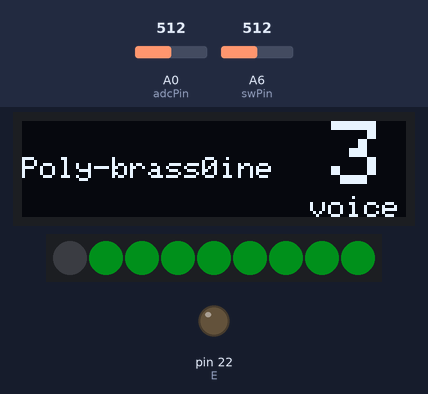
Bench run of a sketch on a simulated Arduino Leonardo, built for the host (arithmetic inside an expression is 32-bit, double 64-bit). Parts: 128×32 one-colour display, 9 RGB LEDs in strip order, left to right, output pins drawn as LEDs (lit = HIGH). The test bench sets the inputs (shaded band); at power-on: A0 (adcPin) = 512, A6 (swPin) = 512 (analog values on the 0–1023 scale). Dim RGB values are drawn brighter than linear; pins used as bus, display or sensor lines are not drawn.

Above: at 7.94 s.
8.4 s: A0 (adcPin) set to 716
At 9.01 s:
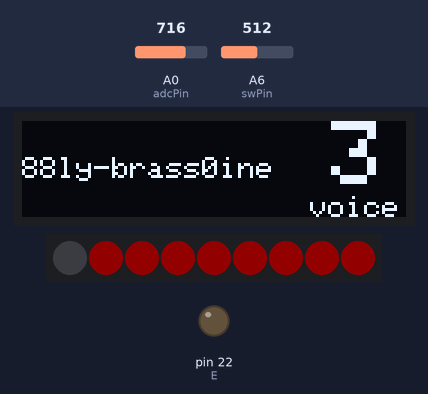
10.0 s: A0 (adcPin) set to 900
At 10.8 s:
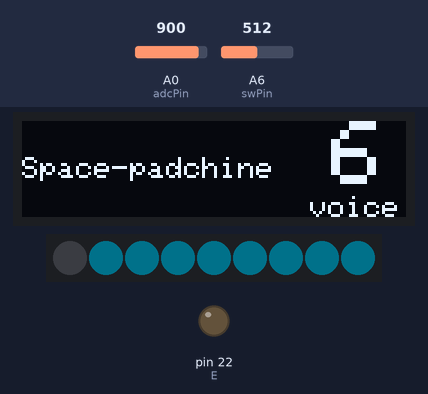
11.7 s: A0 (adcPin) set to 1010
At 12.35 s:
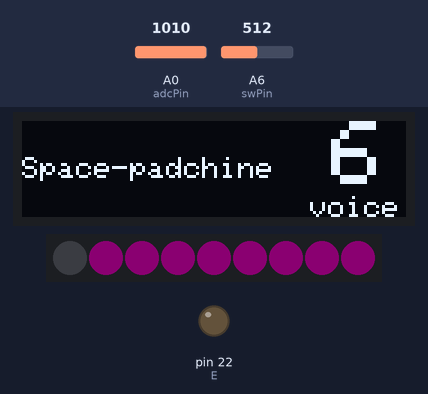
13.4 s: A0 (adcPin) set to 306
At 14.14 s:
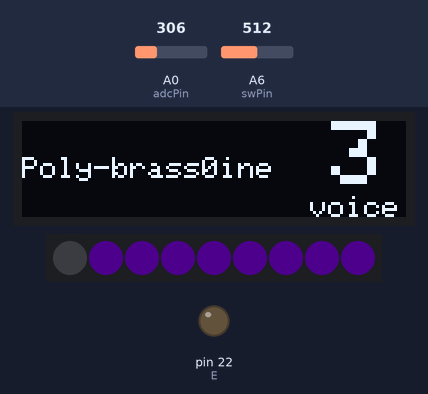
15.1 s: A0 (adcPin) set to 75
At 15.93 s:
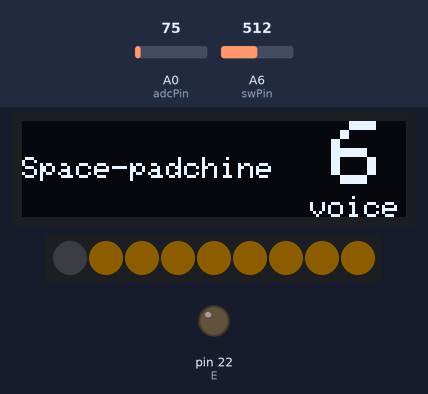
16.8 s: A6 (swPin) set to 1010
At 18.0 s:
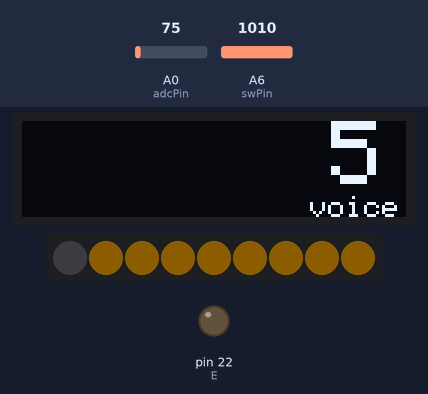

Measured:
- after the input at 8.4 s, the display: first changes at once (image 1 shows a later state)
- after the input at 10.0 s, the display: first changes at once (image 2 shows a later state)
- after the input at 11.7 s, the display: first changes at once (image 3 shows a later state)
- after the input at 13.4 s, the display: first changes after 0.05 s (image 4 shows a later state)
- after the input at 15.1 s, the display: first changes after 0.07 s (image 5 shows a later state)

The sketch:

MiniSynthController.ino
```cpp
/**
 * MiniSynthConbtroller
 * using SoundCoreKnobs
 *
 *  by Ronald Leenes, romix@macuser.nl
 *  version 0.1, 29 May 2022
 *
 *
 *  It handles USB midi in, reads 8 pots and can display messages on a 128x32 oled screen. Each pot has a neopixel, finally there is a NeoPixel that
 *  can be used as a status display or whatever.
 *
 *  The SAMD21 code requires slightly modified Adafruit SAMD QT PY configuration files.
 *    In your Arduino15/packages/adafruit/hardware/samd/1.7.3/variants/qtpy_m0 change the following files:
 *      variant.cpp
 *        after the definition of the USB Pins add these two lines:
           { PORTA, 14, PIO_DIGITAL, PIN_ATTR_DIGITAL, No_ADC_Channel, NOT_ON_PWM, NOT_ON_TIMER, EXTERNAL_INT_NONE }, // D22 Neopix
           { PORTA, 27, PIO_DIGITAL, PIN_ATTR_DIGITAL, No_ADC_Channel, NOT_ON_PWM, NOT_ON_TIMER, EXTERNAL_INT_NONE }, // E
 *
 *      in variant.h
 *        change the pin def to
 *        // Number of pins defined in PinDescription array
            #define PINS_COUNT           (23u)
            #define NUM_DIGITAL_PINS     (23u)
         in // LEDS
          add
            #define PIN_NEOIXEL2     (22u)

          The modded files are in this github repository

          To put the SAMD21 in programming mode, connect to the board using a usb cable in the keyboard/host port and press the reset button above the
          Neopixel twice. The NeoPixel will light up green if it is in programming mode.(it turns red if something is not ok).
          The board registers as cu.usbmodem14401 on my machine.

          In Music operation, connect an OTG cable to the keyboard port, plug in a MIDI keyboard in this cable and connect usb power to the power in port.

 *
 * TODO:
 *        allow for a flexible pot to midi CC code mapping
 *        clean up code
 *        fix MIDI keyboard recognition

 */

#include <Arduino.h>
#include <SPI.h>
#include <Wire.h>
#include <Adafruit_GFX.h>
#include <Adafruit_SSD1306.h>

#include "MIDIUSB.h"


/*
 *     inline void sendProgramChange(DataByte inProgramNumber,
                                  Channel inChannel);

    inline void sendControlChange(DataByte inControlNumber,
                                  DataByte inControlValue,
                                  Channel inChannel);
 */


#include "config.h"


   // setup Adafruit Neopixel and Oled display lib on QT Py board M0
#include <Adafruit_NeoPixel.h>
#define NEOPIXEL      11

Adafruit_NeoPixel  pxl(9, NEOPIXEL, NEO_GRB + NEO_KHZ800);
#define SCREEN_WIDTH 128 // OLED display width, in pixels
#define SCREEN_HEIGHT 32 // OLED display height, in pixels
#define OLED_RESET     -1 // Reset pin # (or -1 if sharing Arduino reset pin)
#define SCREEN_ADDRESS 0x3C ///< See datasheet for Address; 0x3D for 128x64, 0x3C for 128x32
Adafruit_SSD1306 display(SCREEN_WIDTH, SCREEN_HEIGHT, &Wire, OLED_RESET);
#include "splash.h"


 uint32_t PollPot = 0;

const unsigned int NeoPeriod = 200;


#if DEBUG == 1
#define debug(x) Serial1.print(x)
#define debugln(x) Serial1.println(x)
#define debugh(x,y) Serial1.println(x,y)
#else
#define debug(x)
#define debugln(x)
#define debugh(x,y)
#endif
/*
 * DEFINITIONS AND VARIABLES
 */

// Button debounce
int buttonState = 1;             // the current reading from the input pin
int lastButtonState = 1;   // the previous reading from the input pin

// the following variables are unsigned longs because the time, measured in
// milliseconds, will quickly become a bigger number than can be stored in an int.
unsigned long lastDebounceTime = 0;  // the last time the output pin was toggled
unsigned long debounceDelay = 50;    // the debounce time; increase if the output flickers

// button debounce


  int roundrobbin = 0;
    static int curChan = 0;  //which pot is in focus?

 int tm;
 int pot = 0;
 int currentPotVal;
 int pixelOff = 0;
 boolean updated = 0;   //do we have an updated potval?
int pauze = 50;
 bool ledOn = true;
 bool MIDIon = false;
 int removeTime;    // timer for programname removal

// display
//uint8_t dispAttack, dispDecay, dispSustain, dispRelease =0;
#define MIDICONTROLMAXVAL 127
#define DISP_HEIGHT 32
#define DISP_WIDTH  88 // 128- 40
#define DISP_ADSR_HEIGHT_OFFSET 10     // height offset for ADSR graph, to account for menu name
#define DISP_ADSR_WIDTH_OFFSET  40    // width offset for ADSR graph to account for left hand status

//------------- MIDI ---------------


 /*
  * Mux stuff for the pots
  */


 uint8_t PotVal[8] =    {0,0,0,0,0,0,0,0};
uint8_t SwitchVal[8] =  {0,0,0,0,0,0,0,0};


// Things to do at bootup
void setup() {

   delay(200);

  // SSD1306_SWITCHCAPVCC = generate display voltage from 3.3V internally
  if(!display.begin(SSD1306_SWITCHCAPVCC, SCREEN_ADDRESS)) {
    Serial.println(F("SSD1306 allocation failed"));
    for(;;); // Don't proceed, loop forever
  }
 delay(pauze);

 display.clearDisplay();
display.drawBitmap(0, 0, splash1_data, splash1_width, splash1_height, 1);
display.display();
 delay(2000);
display.clearDisplay();
display.display();
  displayLine2("SoundCoreControl v1");

      delay(2000);
      display.clearDisplay();

      displayLine2("Init: Neo");
  initNeo();

      delay(pauze);
      displayLine2("Init: Mux");
   MuxSetup();

      delay(pauze);
      displayLine2("Init: Pots");
  populatePotVals();

      delay(pauze);
      displayLine2("Init: MIDI");
    //  usb_midi.setStringDescriptor("SoundCore Control");
   // Initialize MIDI, and listen to all MIDI channels
  // This will also call usb_midi's begin()
      noteOn(0, 48, 64);   // Channel 0, middle C, normal velocity
       delay(500);
      noteOff(0, 48, 64);  // Channel 0, middle C, normal velocity

  delay(2000);
      delay(pauze);
      displayLine2("Here we go.");
      display.display();
      delay(pauze);

  display.clearDisplay();
  displayProgram("0");
  //drawADSR();

}


void loop()
{

         MuxArm(curChan);
         HandlePot(curChan);
         HandleSwitch(curChan);
         curChan++;
         if (curChan == 8) curChan = 0;

}
```

Display.ino
```cpp
/*
 * DISPLAY functions
*/

void displayLine2(String msg){
  display.setTextSize(1);             // Normal 1:1 pixel scale
  display.setTextColor(SSD1306_WHITE, SSD1306_BLACK);        // Draw white text
  display.setCursor(0,12);             // Start at top-left corner
  display.println(msg);
  display.display();
}

void displayLine3(String msg){
  display.setTextSize(1);             // Normal 1:1 pixel scale
  display.setTextColor(SSD1306_WHITE, SSD1306_BLACK);        // Draw white text
  display.setCursor(0,22);             // Start at top-left corner
  display.println(msg);
  display.display();
}

void displayStatus(String msg){
  display.setTextSize(1);             // Normal 1:1 pixel scale
  display.setTextColor(SSD1306_WHITE, SSD1306_BLACK);        // Draw white text
  display.setCursor(0,22);             // Start at top-left corner
 // display.print(msg);
  display.display();
}

void displayProgram(String prgm){
  display.setTextSize(3);             // Normal 1:1 pixel scale
  display.setTextColor(SSD1306_WHITE, SSD1306_BLACK);        // Draw white text
  display.setCursor(103,0);             // Start at top-left corner
  display.print(prgm);
  display.setTextSize(1);             // Normal 1:1 pixel scale
  display.setCursor(96,25);             // Start at top-left corner
  display.print("voice");

  display.display();

}


// Draw the ADSR graph on screen
void drawADSR() {
  uint8_t dispAttack = map(PotVal[2], 0, MIDICONTROLMAXVAL, 0, 32);
  uint8_t dispDecay = map(PotVal[3], 0, MIDICONTROLMAXVAL, 0, 32);
  uint8_t dispSustain = map(PotVal[4], 0, MIDICONTROLMAXVAL, 0, 22);
  uint8_t dispRelease = map(PotVal[5], 0, MIDICONTROLMAXVAL, 0, 20);;
  // start by clearing the display space for the adsr
  display.fillRect(DISP_ADSR_WIDTH_OFFSET, 0, 88, 32, BLACK);
  // draw Attack line
  display.drawLine(0 + DISP_ADSR_WIDTH_OFFSET, SCREEN_HEIGHT,
                      dispAttack + DISP_ADSR_WIDTH_OFFSET, DISP_ADSR_HEIGHT_OFFSET, WHITE);
  // draw Decay line
  display.drawLine(DISP_ADSR_WIDTH_OFFSET + dispAttack, DISP_ADSR_HEIGHT_OFFSET,
                      dispAttack + dispDecay + DISP_ADSR_WIDTH_OFFSET, DISP_ADSR_HEIGHT_OFFSET + (21 - dispSustain), WHITE);
  // draw Sustain line
  display.drawLine(DISP_ADSR_WIDTH_OFFSET + dispAttack + dispDecay, DISP_ADSR_HEIGHT_OFFSET + (21 - dispSustain),
                      DISP_ADSR_WIDTH_OFFSET + dispAttack + dispDecay + dispRelease, DISP_ADSR_HEIGHT_OFFSET + (21 - dispSustain), WHITE);
  // draw Release line
  display.drawLine(DISP_ADSR_WIDTH_OFFSET + dispAttack + dispDecay + dispRelease, DISP_ADSR_HEIGHT_OFFSET + (21 - dispSustain),
                      SCREEN_WIDTH, SCREEN_HEIGHT , WHITE);
  display.display();
}
```

MIDI.ino
```cpp
// from MIDIUSB example


void noteOn(byte channel, byte pitch, byte velocity) {
  midiEventPacket_t noteOn = {0x09, 0x90 | channel, pitch, velocity};
  MidiUSB.sendMIDI(noteOn);
  MidiUSB.flush();

}

void noteOff(byte channel, byte pitch, byte velocity) {
  midiEventPacket_t noteOff = {0x08, 0x80 | channel, pitch, velocity};
  MidiUSB.sendMIDI(noteOff);
  MidiUSB.flush();

}

void controlChange(byte channel, byte control, byte value) {
  midiEventPacket_t event = {0x0B, 0xB0 | channel, control, value};
  MidiUSB.sendMIDI(event);
  MidiUSB.flush();

}


void programChange(byte channel, byte program) {
    midiEventPacket_t event = {0x0C, 0xC0 | channel, program};
  MidiUSB.sendMIDI(event);
  MidiUSB.flush();
}
```

NEO.ino
```cpp
/*
 * Neopixel functions, taken from the Adafruit Neopixel library
 *
 *
 * Midi notes range from A0 - 21 to C8 - 108 (on an 88 key piano keyboard)
 *  to map those on the 255 range, we can do the following
 *
 *  smaller keyboard range from C2 - 36 to B5 - 83
 *  Wheelpos = note * 3 - 21. This covers almost the entire range, In practice
 *
 */


 void initNeo(){
  pxl.begin();
  pxl.setBrightness(20);
  pxl.clear();
    pxl.setPixelColor(0, pxl.Color(10, 10, 10));
  pxl.show();
 }


// Input a value 0 to 255 to get a color value.
// The colours are a transition r - g - b - back to r.
uint32_t Wheel(byte Note) {
  byte WheelPos = 0;
  WheelPos = 255 - (Note * 3 - 21);
  if (WheelPos < 0) WheelPos = 0;
  if(WheelPos < 85) {
    return pxl.Color(255 - WheelPos * 3, 0, WheelPos * 3);
  }
  if(WheelPos < 170) {
    WheelPos -= 85;
    return pxl.Color(0, WheelPos * 3, 255 - WheelPos * 3);
  }
  WheelPos -= 170;
  return pxl.Color(WheelPos * 3, 255 - WheelPos * 3, 0);
}


void BarUpdate(int led){
 // for(int i=1; i< 9; i++) {
    pxl.setPixelColor(led + 1, Wheel(PotVal[led] * 2));
 //  }
    pxl.show();
    updated = 0;
}


void Blink(void)
{
    if (ledOn)
    {
            pxl.setPixelColor(0, pxl.Color(0, 127, 127));
            pxl.show();
            tm=millis();
    }
    else
    {
        pxl.setPixelColor(0, pxl.Color(0, 0, 0));
            pxl.show();
         tm=millis();
    }
    ledOn = !ledOn;
}
```

Wired.ino
```cpp
/*
 * Wired
 * Contains all wired/i2C related functions
 * Please note that this is all designed for the SoundCore peripheral boards
*/

#include <Wire.h>

void initWired(){
    Wire.begin();        // join i2c bus (address optional for master)
}

void pollTheWire(){

}

void readTheWire(uint8_t device, uint8_t reg){
  Wire.requestFrom(2, 6);    // request 6 bytes from slave device #2
  while(Wire.available())    // slave may send less than requested
  {
    char c = Wire.read(); // receive a byte as character
    Serial.print(c);         // print the character
  }
}
```

mux.ino
```cpp
/*
 * This file contains the code for the ADC, aka the 8 pots
 */

//#include "avdweb_AnalogReadFast.h"


static const uint8_t Mux_Address[8][3] = {
    {0,0,0}, //channel 0
    {1,0,0}, //channel 1
    {0,1,0}, //channel 2
    {1,1,0}, //channel 3
    {0,0,1}, //channel 4
    {1,0,1}, //channel 5
    {0,1,1}, //channel 6
    {1,1,1}, //channel 7
 };

static const uint8_t Program[]{
  0, 1, 2, 3,
  0, 4, 5, 6, 0
};


void MuxSetup(){
  pinMode(E, OUTPUT);
  digitalWrite(E, LOW);
  analogReadResolution(10);
  uint8_t i;
  for (i = 0; i < 3; i++){
    pinMode(Mux_Pin[i], OUTPUT);
    digitalWrite(Mux_Pin[i],LOW);
  }
  //pinMode(swPin, INPUT);
}


byte MuxRead(){
int readings = 3;
   int val = 0;
    for(int i=0; i<readings; i++)  {
    val += analogRead(adcPin);
  }
  return map(val/readings, 0, 1023, 0, 127);
}

void MuxArm(int ch){
  for (int i = 0; i < 3; i ++){
      digitalWrite(Mux_Pin[i], Mux_Address[ch][i]);
  }
 // analogRead(adcPin);
}


 void populatePotVals(){
  for (int i = 0 ; i < 8; i++) {
    MuxArm(i);
    PotVal[i] = MuxRead();
    HandlePot(i);
    BarUpdate(i);
  }
 }

 void HandlePot(int p){
   byte currentPotVal = MuxRead();
    if ( (currentPotVal > PotVal[p] + 3) || (currentPotVal < PotVal[p] - 3)){
       PotVal[p] = currentPotVal;
      displayLine2(String(currentPotVal));

       switch (p) {
        case 0:       //wave shape
          controlChange(0, POT1, currentPotVal);
          break;
        case 1:
          controlChange(0, POT2, currentPotVal);
          break;
        case 2:
          controlChange(0, POT3, currentPotVal);
          //setDisplayAttack(currentPotVal);
           break;
        case 3:
          controlChange(0, POT4, currentPotVal);
          //setDisplayDecay(currentPotVal);
            break;
        case 4:
          controlChange(0, POT5, currentPotVal);
           //setDisplaySustain(currentPotVal);
           break;
        case 5:
          controlChange(0, POT6, currentPotVal);
           // setDisplayRelease(currentPotVal);
          break;
        case 6:
          controlChange(0, POT7, currentPotVal);

            break;
        case 7:
          controlChange(0, POT8, currentPotVal);
            break;
        default:
            break;
        }
        BarUpdate(p);
    }
}


boolean buttonDebounce(int p) {
  // read the state of the switch into a local variable:

  int real = analogRead(swPin);

  // check to see if you just pressed the button
  // The Mux output is connected to 3v3 through a 330 ohm resistor, hence pulled high.
  // the gummy buttons have an on resistance of a bout 80 ohms. Pushing the button drops the rest signal from 1023 to around 800.


  // If the switch changed, due to noise or pressing:
  if (real  < 1000) {
    // reset the debouncing timer
   // lastDebounceTime = millis();
    delay(40);
    if (analogRead(swPin) < 1000) {
        return true;
      }
    }
  return false;
 }

void HandleSwitch(int p){
   int real= analogRead(swPin);
   int prog ;
  // displayLine2(String(real));

  if (buttonDebounce(p)){
    if ((p != 0) && (p != 4)) {
    for (int i = 1; i < 4; i++){
      SwitchVal[i] = 0;
      SwitchVal[i+4] = 0;
    }
      SwitchVal[p] = 1;
      prog = Program[p];
        programChange(0, prog - 1);
        displayProgram(String(prog));
        displayLine2(progName[prog - 1]);
        removeTime=0;
    }
  }
    removeTime++;
    if (removeTime == 400) displayLine2("                 ");

}
```

config.h
```cpp
#define DEBUG 0

#if BEGUG == 1
#define debug(x) Serial.print(x)
#define debugln(x) Serial.println(x)
#else
#define debug(x)
#define debugln(x)
#endif

#define E       22 // Enable pin of the 4051
#define adcPin  A0 // Pot 4051
#define swPin   A6  // switch 4051
 int Mux_Pin[3] = {A1,A2,A3};  // pins 4, 5, 6


#define POT0 0 // nothing yet

#define POT1 73 // Controls the “Attack’ of a sound. The attack is the amount of time it takes for the sound to reach maximum amplitude.
                // EGVCFAttack=73
#define POT2 80 // Decay Generic or on/off switch
                // EGVCFDecay=80
#define POT3 64 // On/off switch that controls sustain pedal. Nearly every synth will react to CC 64. (See also Sostenuto CC 66)
                // EGVCFSustain=64
#define POT4 69 // Another way to “hold notes” (see MIDI CC 64 and MIDI CC 66). However notes fade out according to their release parameter rather than when the pedal is released
                // EGVCFRelease=69
#define POT5 94 //  VCODetune=94
#define POT6  71  // Allows shaping the Voltage Controlled Filter (VCF). Default = Resonance also (Timbre or Harmonics)
#define POT7  74  // Controls VCFs cutoff frequency of the filter.
#define POT8  7   // mastervolume


 String progName[] = {
  "Digi-piano",
  "Chiptune 80",
  "Poly-brass",
  "Pipe-organ",
  "String-machine",
  "Space-pad"
};
```

Source omitted: splash.h (6926 bytes)
